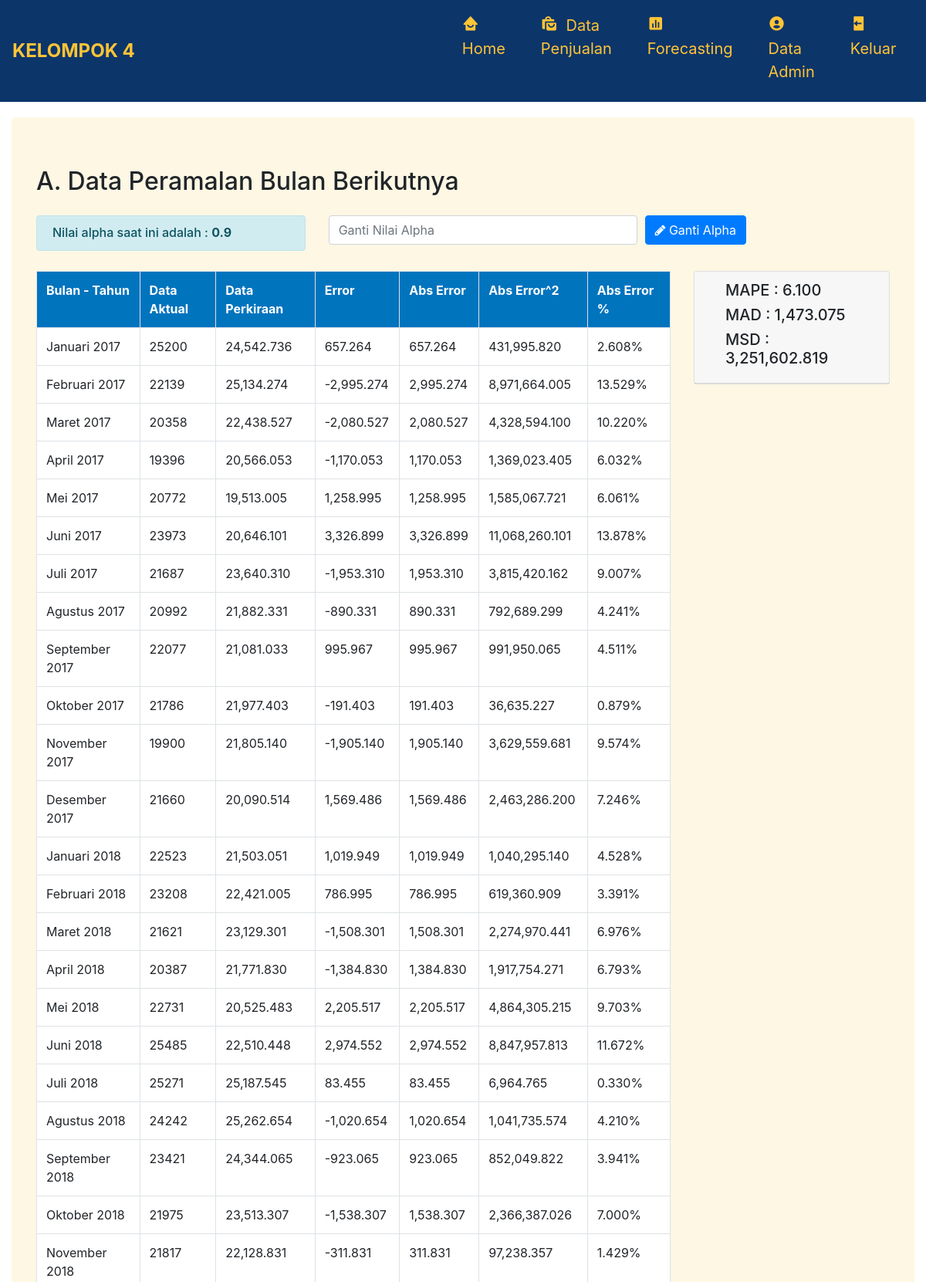
The app's page /forecast.php (signed in, upper part) with its own data.
### tables this page shows
CREATE TABLE `tb_alpha` (
  `id_alpha` varchar(11) NOT NULL,
  `nilai_alpha` decimal(2,1) NOT NULL
);

CREATE TABLE `tb_penjualan` (
  `id` int(11) NOT NULL,
  `bln_thn` varchar(20) NOT NULL,
  `d_aktual` int(11) NOT NULL
);

### forecast.php (the view, shortened to what this page needs)
<?php
include_once("koneksi.php");
$querytampil = "Select * from tb_penjualan";
$queryalpha = "select * from tb_alpha where id_alpha = 'A1'";
$querysum = "select sum(d_aktual) from tb_penjualan";
?>
<!DOCTYPE html>
<html lang="en" >
<head>
	<link rel='stylesheet' href='https://maxcdn.bootstrapcdn.com/bootstrap/4.5.2/css/bootstrap.min.css'>
	<link rel='stylesheet' href='https://maxcdn.bootstrapcdn.com/font-awesome/4.7.0/css/font-awesome.min.css'>
	<link rel="stylesheet" href="css/style.css">
</head>
<body>
	<?php
	include_once 'sidebar.php';
	?>
	<div class="content-container">
		<div class="container-fluid">
			<div class="jumbotron" style="background-color: #FDF7E4;">
				<h2 style="margin-bottom: 25px;">A. Data Peramalan Bulan Berikutnya</h2>
				<div style="margin-bottom: 10px;">
					<?php
					$resultquery = mysqli_query($koneksi,$queryalpha);
					$data_alpha = mysqli_fetch_assoc($resultquery);
					?>
					<div class="row">
						<div class="col-sm-4">
							<h6 class="alert alert-info">Nilai alpha saat ini adalah : <b><?php echo $data_alpha['nilai_alpha']; ?></b></h6>
						</div>
						<div class="col-sm-8">
							<form action="forecast.php" method="post" name="ubah_alpha">
    <div class="form-check form-check-inline">
      <input class="form-control" type="text" name="nilai_alpha" placeholder="Ganti Nilai Alpha" style="width: 400px; margin-right:10px">
      <button class="btn btn-primary" type="submit" name="submit" value="Ganti Alpha">
        <i class="fa fa-pencil" aria-hidden="true"></i> Ganti Alpha
      </button>
    </div>
  </form>
						</div>
					</div>
					<?php
					$n_alpha = $data_alpha["nilai_alpha"];
					?>
				</div>
				<div class="row">
					<div class="col-sm-9">
						<table class="table table-hover table-bordered" style="background-color:#fff">
							<tr style="background-color:#0174BE; color:#fff">
								<th>Bulan - Tahun</th>
								<th>Data Aktual</th>
								<th>Data Perkiraan</th>
								<th>Error</th>
								<th>Abs Error</th>
								<th>Abs Error^2</th>
								<th>Abs Error %</th>
							</tr>
							<?php
							$resultquery = mysqli_query($koneksi,$querysum);
							$hasilsum = mysqli_fetch_row($resultquery);
							$resultquery = mysqli_query($koneksi,$querytampil);
							$d_perkiraan = "";
							$count = mysqli_num_rows($resultquery);
							$loop = 0;
							$sum_abs_err = 0;
							$sum_abs_err2 = 0;
							$sum_abs_err_percent = 0;
							while ($row=mysqli_fetch_row($resultquery))
							{
								if ($d_perkiraan === "") {
									$d_perkiraan = $hasilsum[0]/$count;
								}
								else {
									$d_perkiraan = $h_perkiraan;
								}
								$error = $row[2]-$d_perkiraan;
								$abs_err = abs($error);
								$sum_abs_err = $sum_abs_err+$abs_err;
								$abs_err2 = pow($error, 2);
								$sum_abs_err2 = $sum_abs_err2+$abs_err2;
								$abs_err_percent = abs((($row[2]-$d_perkiraan)/$row[2])*100);
								$sum_abs_err_percent = $sum_abs_err_percent+$abs_err_percent;
								echo "<tr>";
								echo "<td>$row[1]</td>
								<td>$row[2]</td>
								<td>".number_format($d_perkiraan,3)."</td>
								<td>".number_format($error,3)."</td>
								<td>".number_format($abs_err,3)."</td>
								<td>".number_format($abs_err2,3)."</td>
								<td>".number_format($abs_err_percent,3)."%</td>";
								echo "</tr>";
								$h_perkiraan = $d_perkiraan+$n_alpha*($row[2]-$d_perkiraan);
								$loop = $loop+1;
								if ($loop == $count) {
									echo "</table></div>";
									$rata_abs_error_percent = $sum_abs_err_percent/$count;
									$rataabs_err = $sum_abs_err/$count;
									$rataabs_err2 = $sum_abs_err2/$count;
									?>
									<div class="col-sm-3">
										<div class="card">
											<div class="card-header">
												<h5 style="margin-left: 20px;">MAPE : <?php echo number_format($rata_abs_error_percent,3);?></h5>
												<h5 style="margin-left: 20px;">MAD : <?php echo number_format($rataabs_err,3);?></h5>
												<h5 style="margin-left: 20px;">MSD : <?php echo number_format($rataabs_err2,3);?></h5>
											</div>
										</div>
									</div>
								</div>
								<?php
							}
						}
						?>
			</div>
		</div>
	</div>
</body>
</html>

### css/style.css (style rules this page uses)
body { font-family: "Poppins", sans-serif; }
.content-container .container-fluid .jumbotron { background-color: #FDF7E4; }
.content-container { padding-top: 20px; }
.content-container { display: flex; justify-content: center; align-items: center; max-width: 100%; }

### records on screen
tb_alpha: nilai_alpha "0.9"
tb_penjualan: bln_thn "Januari 2017", d_aktual "25200", d_perkiraan "24,542.736", error "657.264", abs_err "657.264", abs_err2 "431,995.820", abs_err_percent "2.608"
tb_penjualan: bln_thn "Februari 2017", d_aktual "22139", d_perkiraan "25,134.274", error "-2,995.274", abs_err "2,995.274", abs_err2 "8,971,664.005", abs_err_percent "13.529"
tb_penjualan: bln_thn "Maret 2017", d_aktual "20358", d_perkiraan "22,438.527", error "-2,080.527", abs_err "2,080.527", abs_err2 "4,328,594.100", abs_err_percent "10.220"
tb_penjualan: bln_thn "April 2017", d_aktual "19396", d_perkiraan "20,566.053", error "-1,170.053", abs_err "1,170.053", abs_err2 "1,369,023.405", abs_err_percent "6.032"
tb_penjualan: bln_thn "Mei 2017", d_aktual "20772", d_perkiraan "19,513.005", error "1,258.995", abs_err "1,258.995", abs_err2 "1,585,067.721", abs_err_percent "6.061"
tb_penjualan: bln_thn "Juni 2017", d_aktual "23973", d_perkiraan "20,646.101", error "3,326.899", abs_err "3,326.899", abs_err2 "11,068,260.101", abs_err_percent "13.878"
tb_penjualan: bln_thn "Juli 2017", d_aktual "21687", d_perkiraan "23,640.310", error "-1,953.310", abs_err "1,953.310", abs_err2 "3,815,420.162", abs_err_percent "9.007"
tb_penjualan: bln_thn "Agustus 2017", d_aktual "20992", d_perkiraan "21,882.331", error "-890.331", abs_err "890.331", abs_err2 "792,689.299", abs_err_percent "4.241"
tb_penjualan: bln_thn "September 2017", d_aktual "22077", d_perkiraan "21,081.033", error "995.967", abs_err "995.967", abs_err2 "991,950.065", abs_err_percent "4.511"
tb_penjualan: bln_thn "Oktober 2017", d_aktual "21786", d_perkiraan "21,977.403", error "-191.403", abs_err "191.403", abs_err2 "36,635.227", abs_err_percent "0.879"
tb_penjualan: bln_thn "November 2017", d_aktual "19900", d_perkiraan "21,805.140", error "-1,905.140", abs_err "1,905.140", abs_err2 "3,629,559.681", abs_err_percent "9.574"
tb_penjualan: bln_thn "Desember 2017", d_aktual "21660", d_perkiraan "20,090.514", error "1,569.486", abs_err "1,569.486", abs_err2 "2,463,286.200", abs_err_percent "7.246"
tb_penjualan: bln_thn "Januari 2018", d_aktual "22523", d_perkiraan "21,503.051", error "1,019.949", abs_err "1,019.949", abs_err2 "1,040,295.140", abs_err_percent "4.528"
tb_penjualan: bln_thn "Februari 2018", d_aktual "23208", d_perkiraan "22,421.005", error "786.995", abs_err "786.995", abs_err2 "619,360.909", abs_err_percent "3.391"
tb_penjualan: bln_thn "Maret 2018", d_aktual "21621", d_perkiraan "23,129.301", error "-1,508.301", abs_err "1,508.301", abs_err2 "2,274,970.441", abs_err_percent "6.976"
tb_penjualan: bln_thn "April 2018", d_aktual "20387", d_perkiraan "21,771.830", error "-1,384.830", abs_err "1,384.830", abs_err2 "1,917,754.271", abs_err_percent "6.793"
tb_penjualan: bln_thn "Mei 2018", d_aktual "22731", d_perkiraan "20,525.483", error "2,205.517", abs_err "2,205.517", abs_err2 "4,864,305.215", abs_err_percent "9.703"
tb_penjualan: bln_thn "Juni 2018", d_aktual "25485", d_perkiraan "22,510.448", error "2,974.552", abs_err "2,974.552", abs_err2 "8,847,957.813", abs_err_percent "11.672"
tb_penjualan: bln_thn "Juli 2018", d_aktual "25271", d_perkiraan "25,187.545", error "83.455", abs_err "83.455", abs_err2 "6,964.765", abs_err_percent "0.330"
tb_penjualan: bln_thn "Agustus 2018", d_aktual "24242", d_perkiraan "25,262.654", error "-1,020.654", abs_err "1,020.654", abs_err2 "1,041,735.574", abs_err_percent "4.210"
tb_penjualan: bln_thn "September 2018", d_aktual "23421", d_perkiraan "24,344.065", error "-923.065", abs_err "923.065", abs_err2 "852,049.822", abs_err_percent "3.941"
tb_penjualan: bln_thn "Oktober 2018", d_aktual "21975", d_perkiraan "23,513.307", error "-1,538.307", abs_err "1,538.307", abs_err2 "2,366,387.026", abs_err_percent "7.000"
tb_penjualan: bln_thn "November 2018", d_aktual "21817", d_perkiraan "22,128.831", error "-311.831", abs_err "311.831", abs_err2 "97,238.357", abs_err_percent "1.429"
tb_penjualan: rata_abs_error_percent "6.100", rataabs_err "1,473.075", rataabs_err2 "3,251,602.819"
